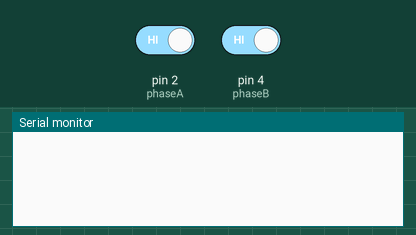
Bench run of a sketch on a simulated Arduino Uno, built with avr-gcc and run on an emulated ATmega328P. Parts: the last lines printed to the serial monitor. Inputs (shaded band) come from the test bench; at power-on: pin 2 (phaseA) HIGH, pin 4 (phaseB) HIGH.

Above: at 1.2 s.
1.3 s: pin 2 (phaseA) driven LOW
At 2.3 s:
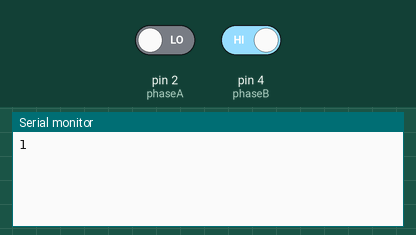
2.8 s: pin 4 (phaseB) driven LOW
At 3.3 s:
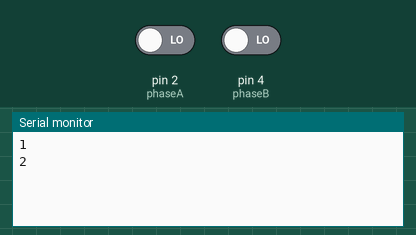
4.3 s: pin 2 (phaseA) driven HIGH
At 5.5 s:
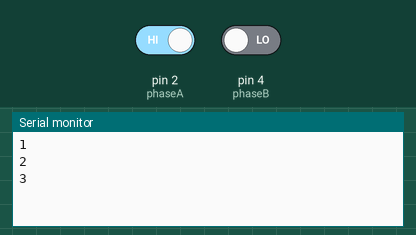
5.8 s: pin 4 (phaseB) driven HIGH
At 6.7 s:
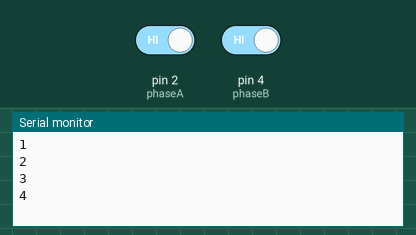
Timing chart, 0 to 8.3 s (numbered marks = the images above; inputs shaded):
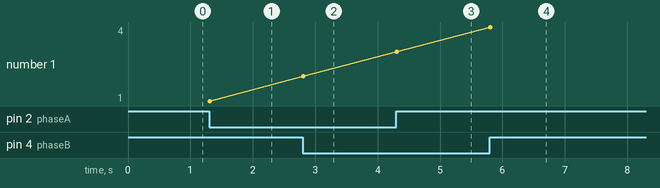

Measured:
- after the input at 1.3 s, the serial monitor: prints a new line at once (image 1)
- after the input at 2.8 s, the serial monitor: prints a new line at once (image 2)
- after the input at 4.3 s, the serial monitor: prints a new line at once (image 3)
- after the input at 5.8 s, the serial monitor: prints a new line at once (image 4)
- plotted number 1: 1 → 2 after the input at 2.8 s, 2 → 3 after the input at 4.3 s, 3 → 4 after the input at 5.8 s

The sketch:

JULY2_2022_EncoderTest6.ino
```cpp
#define phaseA 2 // Pins for the encoder
#define phaseB 4

volatile int position;
volatile bool lastPhaseA, lastPhaseB;

void setup() {
  Serial.begin(9600);
  lastPhaseA =digitalRead(phaseA); // initial values
  lastPhaseB = digitalRead(phaseB);
  // Initialize interrupt
  // Configure OC0A for an interrupt
  OCR0A = 128; // Interrupt occurs midway between Arduino time interrupts
  TIMSK0 |= 1 << OCIE0A; // Enable the interrupt

}

void loop() {
  static int oldPosition;
  int pos;
  cli();
  pos = position; // atomic reference
  sei();
  if (pos != oldPosition) {
    oldPosition = pos;
    Serial.println(pos);
  }
}

ISR(TIMER0_COMPA_vect) {
  // Check to see if a pin has changed
  static uint8_t cnt; // check every 10 interrupts
  if (cnt-- == 0) {
    bool a = digitalRead(phaseA);
    bool b = digitalRead(phaseB);
    cnt = 10;
    if (lastPhaseA != a) {
      position += (a == b) ? -1 : 1;
      lastPhaseA = a;
    }
    if (lastPhaseB != b) {
      position += (a == b) ? 1 : -1;
      lastPhaseB = b;
    }
  }
}
```
